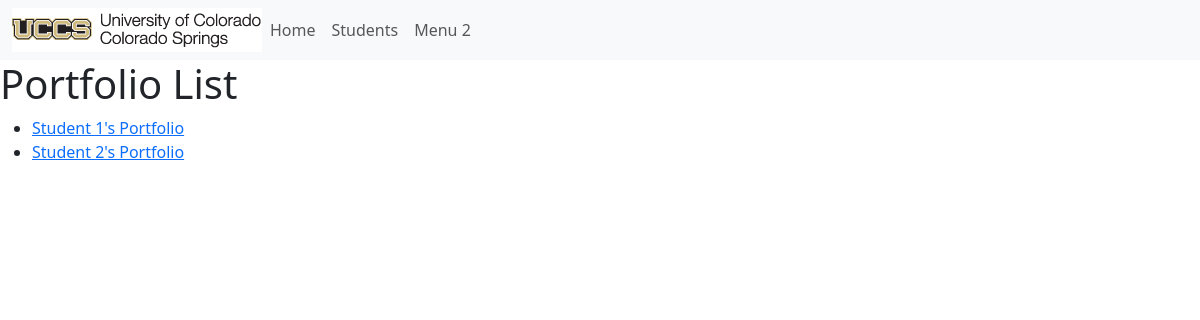
/portfolio, run on an earlier commit of the app's database.
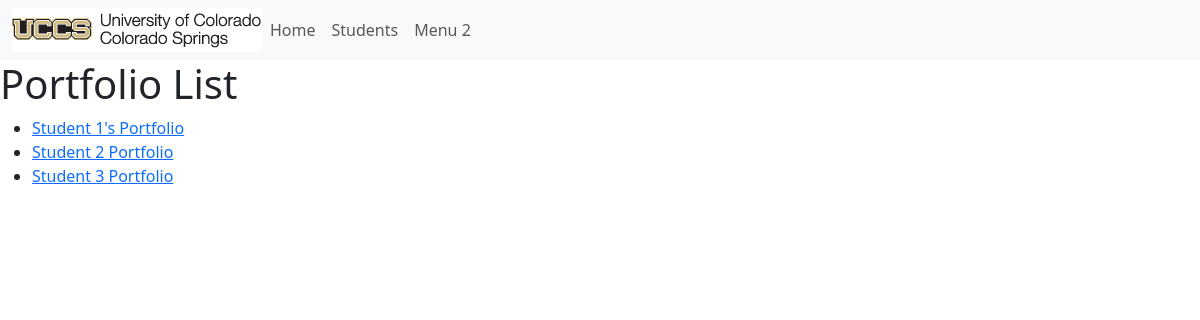
And on a later commit of the database.
### portfolio_app/models.py (models this page shows, shortened)
class Portfolio(models.Model):
    title = models.CharField(max_length=200)
    contact_email = models.CharField(max_length=200)
    is_active = models.BooleanField(default=False)
    about = models.TextField(blank=True)
    def get_absolute_url(self):
        return reverse('portfolio-detail', args=[str(self.id)])

### portfolio_app/views.py (the view)
# urls.py: path('portfolio', views.PortfolioListView.as_view(), name= 'portfolios'),
class PortfolioListView(generic.ListView):
        model = Portfolio

### portfolio_app/templates/portfolio_app/portfolio_list.html
{% extends 'portfolio_app/base_template.html' %}
{% block content %}
<h1>Portfolio List</h1>
{% if portfolio_list %}
    <ul>
        {% for portfolio in portfolio_list %}
        <li>
            <a href="{{ portfolio.get_absolute_url }}">{{ portfolio.title }}</a>
        </li>
        {% endfor %}
    </ul>
{% else %}
    <p>There are no created portfolios.</p>
{% endif %}
{% endblock %}

What changed in the data, as far as the page shows it:
removed Portfolio: title "Student 2's Portfolio"
added Portfolio: title "Student 2 Portfolio"
added Portfolio: title "Student 3 Portfolio"
